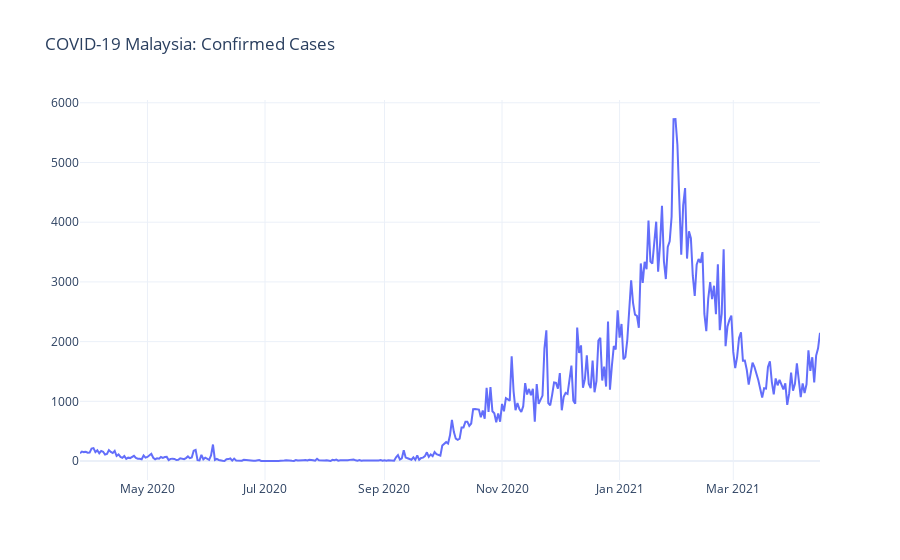

Source (notebook cell):
### Code cell
fig = px.line(df, x=df.index, y='New Case', title='COVID-19 Malaysia: Confirmed Cases')
fig.update_layout(xaxis_title=None, yaxis_title=None)
fig.show()

### Figure 1 — Plotly figure (JSON) as saved in the notebook; plotly's stock layout.template omitted (floating-point values rounded to 4 significant figures; data arrays with more than 128 entries replaced by an {"elided": "..."} marker saying what was removed)
{"data": [{"hovertemplate": "Date=%{x}<br>New Case=%{y}<extra></extra>", "legendgroup": "", "line": {"color": "#636efa", "dash": "solid"}, "mode": "lines", "name": "", "orientation": "v", "showlegend": false, "type": "scatter", "x": {"elided": "385 str values"}, "xaxis": "x", "y": {"elided": "385 int values"}, "yaxis": "y"}], "layout": {"autosize": true, "legend": {"tracegroupgap": 0}, "title": {"text": "COVID-19 Malaysia: Confirmed Cases"}, "xaxis": {"anchor": "y", "autorange": true, "domain": [0, 1], "range": ["2020-03-27", "2021-04-15"], "title": {}, "type": "date"}, "yaxis": {"anchor": "x", "autorange": true, "domain": [0, 1], "range": [-317.2, 6046.0], "title": {}, "type": "linear"}}}
